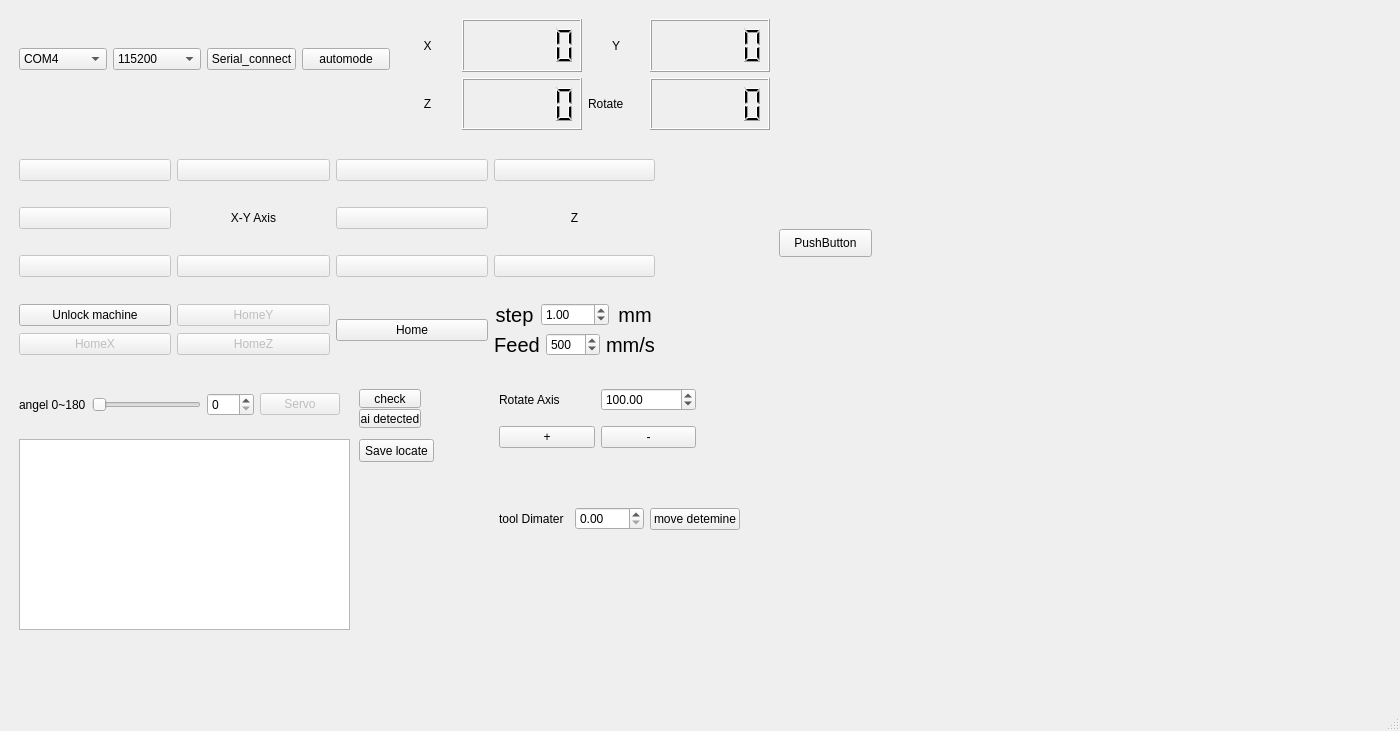
<?xml version="1.0" encoding="UTF-8"?>
<ui version="4.0">
 <class>MainWindow</class>
 <widget class="QMainWindow" name="MainWindow">
  <property name="geometry">
   <rect>
    <x>0</x>
    <y>0</y>
    <width>1400</width>
    <height>731</height>
   </rect>
  </property>
  <property name="windowTitle">
   <string>MainWindow</string>
  </property>
  <widget class="QWidget" name="centralwidget">
   <layout class="QGridLayout" name="gridLayout_2">
    <item row="0" column="0">
     <layout class="QHBoxLayout" name="test">
      <item>
       <widget class="QWidget" name="test_widget" native="true">
        <widget class="QTextEdit" name="textEditReceived2">
         <property name="geometry">
          <rect>
           <x>10</x>
           <y>430</y>
           <width>331</width>
           <height>191</height>
          </rect>
         </property>
        </widget>
        <widget class="QPushButton" name="check_btn">
         <property name="geometry">
          <rect>
           <x>350</x>
           <y>380</y>
           <width>62</width>
           <height>19</height>
          </rect>
         </property>
         <property name="text">
          <string>check</string>
         </property>
        </widget>
        <widget class="QWidget" name="gridLayoutWidget">
         <property name="geometry">
          <rect>
           <x>10</x>
           <y>130</y>
           <width>636</width>
           <height>240</height>
          </rect>
         </property>
         <layout class="QGridLayout" name="gridLayout">
          <item row="0" column="2">
           <widget class="QPushButton" name="right_up">
            <property name="enabled">
             <bool>false</bool>
            </property>
            <property name="text">
             <string/>
            </property>
            <property name="icon">
             <iconset resource="../images/icon.qrc">
              <normaloff>:/icon/arrow_right_up.png</normaloff>:/icon/arrow_right_up.png</iconset>
            </property>
            <property name="iconSize">
             <size>
              <width>30</width>
              <height>30</height>
             </size>
            </property>
           </widget>
          </item>
          <item row="0" column="0">
           <widget class="QPushButton" name="left_up">
            <property name="enabled">
             <bool>false</bool>
            </property>
            <property name="text">
             <string/>
            </property>
            <property name="icon">
             <iconset resource="../images/icon.qrc">
              <normaloff>:/icon/arrow_left_up.png</normaloff>:/icon/arrow_left_up.png</iconset>
            </property>
            <property name="iconSize">
             <size>
              <width>30</width>
              <height>30</height>
             </size>
            </property>
           </widget>
          </item>
          <item row="0" column="1">
           <widget class="QPushButton" name="yAxisup">
            <property name="enabled">
             <bool>false</bool>
            </property>
            <property name="text">
             <string/>
            </property>
            <property name="icon">
             <iconset resource="../images/icon.qrc">
              <normaloff>:/icon/arrow-up-b.png</normaloff>:/icon/arrow-up-b.png</iconset>
            </property>
            <property name="iconSize">
             <size>
              <width>100</width>
              <height>30</height>
             </size>
            </property>
            <property name="shortcut">
             <string/>
            </property>
           </widget>
          </item>
          <item row="3" column="1">
           <widget class="QPushButton" name="yAxisdown">
            <property name="enabled">
             <bool>false</bool>
            </property>
            <property name="text">
             <string/>
            </property>
            <property name="icon">
             <iconset resource="../images/icon.qrc">
              <normaloff>:/icon/arrow-down-b.png</normaloff>:/icon/arrow-down-b.png</iconset>
            </property>
            <property name="iconSize">
             <size>
              <width>30</width>
              <height>30</height>
             </size>
            </property>
           </widget>
          </item>
          <item row="1" column="2">
           <widget class="QPushButton" name="xAxisrigh">
            <property name="enabled">
             <bool>false</bool>
            </property>
            <property name="text">
             <string/>
            </property>
            <property name="icon">
             <iconset resource="../images/icon.qrc">
              <normaloff>:/icon/arrow-right-b.png</normaloff>:/icon/arrow-right-b.png</iconset>
            </property>
            <property name="iconSize">
             <size>
              <width>30</width>
              <height>30</height>
             </size>
            </property>
           </widget>
          </item>
          <item row="1" column="0">
           <widget class="QPushButton" name="xAxisleft">
            <property name="enabled">
             <bool>false</bool>
            </property>
            <property name="text">
             <string/>
            </property>
            <property name="icon">
             <iconset resource="../images/icon.qrc">
              <normaloff>:/icon/arrow-left-b.png</normaloff>:/icon/arrow-left-b.png</iconset>
            </property>
            <property name="iconSize">
             <size>
              <width>30</width>
              <height>30</height>
             </size>
            </property>
           </widget>
          </item>
          <item row="1" column="1">
           <widget class="QLabel" name="label_7">
            <property name="text">
             <string>X-Y Axis</string>
            </property>
            <property name="alignment">
             <set>Qt::AlignCenter</set>
            </property>
           </widget>
          </item>
          <item row="1" column="3">
           <widget class="QLabel" name="label_6">
            <property name="text">
             <string>Z</string>
            </property>
            <property name="alignment">
             <set>Qt::AlignCenter</set>
            </property>
           </widget>
          </item>
          <item row="0" column="3">
           <widget class="QPushButton" name="zupButton">
            <property name="enabled">
             <bool>false</bool>
            </property>
            <property name="text">
             <string/>
            </property>
            <property name="icon">
             <iconset resource="../images/icon.qrc">
              <normaloff>:/icon/arrow-up-a.png</normaloff>:/icon/arrow-up-a.png</iconset>
            </property>
            <property name="iconSize">
             <size>
              <width>30</width>
              <height>30</height>
             </size>
            </property>
           </widget>
          </item>
          <item row="3" column="2">
           <widget class="QPushButton" name="right_down">
            <property name="enabled">
             <bool>false</bool>
            </property>
            <property name="text">
             <string/>
            </property>
            <property name="icon">
             <iconset resource="../images/icon.qrc">
              <normaloff>:/icon/arrow_right_down.png</normaloff>:/icon/arrow_right_down.png</iconset>
            </property>
            <property name="iconSize">
             <size>
              <width>30</width>
              <height>30</height>
             </size>
            </property>
           </widget>
          </item>
          <item row="3" column="0">
           <widget class="QPushButton" name="left_down">
            <property name="enabled">
             <bool>false</bool>
            </property>
            <property name="text">
             <string/>
            </property>
            <property name="icon">
             <iconset resource="../images/icon.qrc">
              <normaloff>:/icon/arrow_leftdown.png</normaloff>:/icon/arrow_leftdown.png</iconset>
            </property>
            <property name="iconSize">
             <size>
              <width>30</width>
              <height>30</height>
             </size>
            </property>
           </widget>
          </item>
          <item row="3" column="3">
           <widget class="QPushButton" name="zdownButton">
            <property name="enabled">
             <bool>false</bool>
            </property>
            <property name="text">
             <string/>
            </property>
            <property name="icon">
             <iconset resource="../images/icon.qrc">
              <normaloff>:/icon/arrow-down-a.png</normaloff>:/icon/arrow-down-a.png</iconset>
            </property>
            <property name="iconSize">
             <size>
              <width>30</width>
              <height>30</height>
             </size>
            </property>
           </widget>
          </item>
          <item row="4" column="2">
           <widget class="QPushButton" name="machine_home_btn">
            <property name="text">
             <string>Home</string>
            </property>
           </widget>
          </item>
          <item row="4" column="1">
           <layout class="QVBoxLayout" name="verticalLayout_2">
            <item>
             <widget class="QPushButton" name="machine_homey_btn">
              <property name="enabled">
               <bool>false</bool>
              </property>
              <property name="text">
               <string>HomeY</string>
              </property>
             </widget>
            </item>
            <item>
             <widget class="QPushButton" name="machine_homez_btn">
              <property name="enabled">
               <bool>false</bool>
              </property>
              <property name="text">
               <string>HomeZ</string>
              </property>
             </widget>
            </item>
           </layout>
          </item>
          <item row="4" column="0">
           <layout class="QVBoxLayout" name="verticalLayout_3">
            <item>
             <widget class="QPushButton" name="unlockMachine">
              <property name="palette">
               <palette>
                <active>
                 <colorrole role="ButtonText">
                  <brush brushstyle="SolidPattern">
                   <color alpha="255">
                    <red>0</red>
                    <green>0</green>
                    <blue>0</blue>
                   </color>
                  </brush>
                 </colorrole>
                </active>
                <inactive>
                 <colorrole role="ButtonText">
                  <brush brushstyle="SolidPattern">
                   <color alpha="255">
                    <red>0</red>
                    <green>0</green>
                    <blue>0</blue>
                   </color>
                  </brush>
                 </colorrole>
                </inactive>
                <disabled>
                 <colorrole role="ButtonText">
                  <brush brushstyle="SolidPattern">
                   <color alpha="255">
                    <red>30</red>
                    <green>159</green>
                    <blue>131</blue>
                   </color>
                  </brush>
                 </colorrole>
                </disabled>
               </palette>
              </property>
              <property name="text">
               <string>Unlock machine</string>
              </property>
             </widget>
            </item>
            <item>
             <widget class="QPushButton" name="machine_homex_btn">
              <property name="enabled">
               <bool>false</bool>
              </property>
              <property name="text">
               <string>HomeX</string>
              </property>
             </widget>
            </item>
           </layout>
          </item>
          <item row="4" column="3">
           <layout class="QVBoxLayout" name="verticalLayout_4">
            <item>
             <layout class="QHBoxLayout" name="horizontalLayout_4">
              <item>
               <widget class="QLabel" name="label_11">
                <property name="font">
                 <font>
                  <pointsize>15</pointsize>
                 </font>
                </property>
                <property name="text">
                 <string>step</string>
                </property>
                <property name="alignment">
                 <set>Qt::AlignCenter</set>
                </property>
               </widget>
              </item>
              <item>
               <widget class="QDoubleSpinBox" name="stepbox">
                <property name="minimum">
                 <double>-100.000000000000000</double>
                </property>
                <property name="value">
                 <double>1.000000000000000</double>
                </property>
               </widget>
              </item>
              <item>
               <widget class="QLabel" name="label_12">
                <property name="font">
                 <font>
                  <pointsize>15</pointsize>
                 </font>
                </property>
                <property name="text">
                 <string>mm</string>
                </property>
                <property name="alignment">
                 <set>Qt::AlignCenter</set>
                </property>
               </widget>
              </item>
             </layout>
            </item>
            <item>
             <layout class="QHBoxLayout" name="horizontalLayout_6">
              <item>
               <widget class="QLabel" name="label_13">
                <property name="font">
                 <font>
                  <pointsize>15</pointsize>
                 </font>
                </property>
                <property name="text">
                 <string>Feed</string>
                </property>
                <property name="alignment">
                 <set>Qt::AlignCenter</set>
                </property>
               </widget>
              </item>
              <item>
               <widget class="QSpinBox" name="feedbox">
                <property name="minimum">
                 <number>0</number>
                </property>
                <property name="maximum">
                 <number>2000</number>
                </property>
                <property name="singleStep">
                 <number>0</number>
                </property>
                <property name="value">
                 <number>500</number>
                </property>
               </widget>
              </item>
              <item>
               <widget class="QLabel" name="label_14">
                <property name="font">
                 <font>
                  <pointsize>15</pointsize>
                 </font>
                </property>
                <property name="text">
                 <string>mm/s</string>
                </property>
                <property name="alignment">
                 <set>Qt::AlignCenter</set>
                </property>
               </widget>
              </item>
             </layout>
            </item>
           </layout>
          </item>
         </layout>
        </widget>
        <widget class="QWidget" name="horizontalLayoutWidget_3">
         <property name="geometry">
          <rect>
           <x>10</x>
           <y>10</y>
           <width>371</width>
           <height>80</height>
          </rect>
         </property>
         <layout class="QHBoxLayout" name="horizontalLayout_5">
          <item>
           <widget class="QComboBox" name="com_comboBox">
            <item>
             <property name="text">
              <string>COM4</string>
             </property>
            </item>
            <item>
             <property name="text">
              <string>COM7</string>
             </property>
            </item>
            <item>
             <property name="text">
              <string>COM6</string>
             </property>
            </item>
            <item>
             <property name="text">
              <string>COM3</string>
             </property>
            </item>
           </widget>
          </item>
          <item>
           <widget class="QComboBox" name="serial_comboBox">
            <item>
             <property name="text">
              <string>115200</string>
             </property>
            </item>
           </widget>
          </item>
          <item>
           <widget class="QPushButton" name="test_focus_btn">
            <property name="text">
             <string>Serial_connect</string>
            </property>
           </widget>
          </item>
          <item>
           <widget class="QPushButton" name="automode_btn">
            <property name="text">
             <string>automode</string>
            </property>
           </widget>
          </item>
         </layout>
        </widget>
        <widget class="QWidget" name="horizontalLayoutWidget">
         <property name="geometry">
          <rect>
           <x>10</x>
           <y>370</y>
           <width>321</width>
           <height>51</height>
          </rect>
         </property>
         <layout class="QHBoxLayout" name="horizontalLayout_3">
          <item>
           <widget class="QLabel" name="label">
            <property name="text">
             <string>angel 0~180</string>
            </property>
           </widget>
          </item>
          <item>
           <widget class="QSlider" name="servo_slider">
            <property name="enabled">
             <bool>false</bool>
            </property>
            <property name="maximum">
             <number>180</number>
            </property>
            <property name="singleStep">
             <number>5</number>
            </property>
            <property name="orientation">
             <enum>Qt::Horizontal</enum>
            </property>
           </widget>
          </item>
          <item>
           <widget class="QSpinBox" name="servo_spin">
            <property name="maximum">
             <number>180</number>
            </property>
           </widget>
          </item>
          <item>
           <widget class="QPushButton" name="run_servo">
            <property name="enabled">
             <bool>false</bool>
            </property>
            <property name="text">
             <string>Servo</string>
            </property>
           </widget>
          </item>
         </layout>
        </widget>
        <widget class="QPushButton" name="ai_detected_btn">
         <property name="geometry">
          <rect>
           <x>350</x>
           <y>400</y>
           <width>62</width>
           <height>19</height>
          </rect>
         </property>
         <property name="text">
          <string>ai detected</string>
         </property>
        </widget>
        <widget class="QWidget" name="verticalLayoutWidget">
         <property name="geometry">
          <rect>
           <x>390</x>
           <y>10</y>
           <width>371</width>
           <height>111</height>
          </rect>
         </property>
         <layout class="QVBoxLayout" name="verticalLayout_5">
          <item>
           <layout class="QHBoxLayout" name="horizontalLayout_7">
            <item>
             <widget class="QLabel" name="label_2">
              <property name="text">
               <string>X</string>
              </property>
              <property name="alignment">
               <set>Qt::AlignCenter</set>
              </property>
             </widget>
            </item>
            <item>
             <widget class="QLCDNumber" name="x_lcdNumber">
              <property name="enabled">
               <bool>true</bool>
              </property>
              <property name="minimumSize">
               <size>
                <width>120</width>
                <height>0</height>
               </size>
              </property>
              <property name="smallDecimalPoint">
               <bool>true</bool>
              </property>
              <property name="value" stdset="0">
               <double>0.000000000000000</double>
              </property>
             </widget>
            </item>
            <item>
             <widget class="QLabel" name="label_3">
              <property name="text">
               <string>Y</string>
              </property>
              <property name="alignment">
               <set>Qt::AlignCenter</set>
              </property>
             </widget>
            </item>
            <item>
             <widget class="QLCDNumber" name="y_lcdNumber">
              <property name="minimumSize">
               <size>
                <width>120</width>
                <height>0</height>
               </size>
              </property>
              <property name="smallDecimalPoint">
               <bool>true</bool>
              </property>
             </widget>
            </item>
           </layout>
          </item>
          <item>
           <layout class="QHBoxLayout" name="horizontalLayout_12">
            <item>
             <widget class="QLabel" name="label_4">
              <property name="text">
               <string>Z</string>
              </property>
              <property name="alignment">
               <set>Qt::AlignCenter</set>
              </property>
             </widget>
            </item>
            <item>
             <widget class="QLCDNumber" name="z_lcdNumber">
              <property name="minimumSize">
               <size>
                <width>120</width>
                <height>0</height>
               </size>
              </property>
              <property name="smallDecimalPoint">
               <bool>true</bool>
              </property>
             </widget>
            </item>
            <item>
             <widget class="QLabel" name="label_8">
              <property name="text">
               <string>Rotate</string>
              </property>
             </widget>
            </item>
            <item>
             <widget class="QLCDNumber" name="rotate_lcd">
              <property name="minimumSize">
               <size>
                <width>120</width>
                <height>0</height>
               </size>
              </property>
              <property name="smallDecimalPoint">
               <bool>true</bool>
              </property>
              <property name="digitCount">
               <number>5</number>
              </property>
              <property name="value" stdset="0">
               <double>0.000000000000000</double>
              </property>
             </widget>
            </item>
           </layout>
          </item>
         </layout>
        </widget>
        <widget class="QWidget" name="verticalLayoutWidget_2">
         <property name="geometry">
          <rect>
           <x>490</x>
           <y>370</y>
           <width>197</width>
           <height>80</height>
          </rect>
         </property>
         <layout class="QVBoxLayout" name="verticalLayout_6">
          <item>
           <layout class="QHBoxLayout" name="horizontalLayout_10">
            <item>
             <widget class="QLabel" name="label_5">
              <property name="text">
               <string>Rotate Axis</string>
              </property>
             </widget>
            </item>
            <item>
             <widget class="QDoubleSpinBox" name="rotate_spinbox">
              <property name="maximum">
               <double>2000.000000000000000</double>
              </property>
              <property name="value">
               <double>100.000000000000000</double>
              </property>
             </widget>
            </item>
           </layout>
          </item>
          <item>
           <layout class="QHBoxLayout" name="horizontalLayout_11">
            <item>
             <widget class="QPushButton" name="move_btn_posstive">
              <property name="text">
               <string>+</string>
              </property>
             </widget>
            </item>
            <item>
             <widget class="QPushButton" name="move_btn_negtive">
              <property name="text">
               <string>-</string>
              </property>
             </widget>
            </item>
           </layout>
          </item>
         </layout>
        </widget>
        <widget class="QLabel" name="image1">
         <property name="geometry">
          <rect>
           <x>960</x>
           <y>30</y>
           <width>400</width>
           <height>300</height>
          </rect>
         </property>
         <property name="maximumSize">
          <size>
           <width>400</width>
           <height>300</height>
          </size>
         </property>
         <property name="text">
          <string/>
         </property>
        </widget>
        <widget class="QLabel" name="image2">
         <property name="geometry">
          <rect>
           <x>960</x>
           <y>330</y>
           <width>400</width>
           <height>300</height>
          </rect>
         </property>
         <property name="maximumSize">
          <size>
           <width>400</width>
           <height>300</height>
          </size>
         </property>
         <property name="text">
          <string/>
         </property>
        </widget>
        <widget class="QPushButton" name="save_locate_btn">
         <property name="geometry">
          <rect>
           <x>350</x>
           <y>430</y>
           <width>75</width>
           <height>23</height>
          </rect>
         </property>
         <property name="text">
          <string>Save locate</string>
         </property>
        </widget>
        <widget class="QWidget" name="horizontalLayoutWidget_2">
         <property name="geometry">
          <rect>
           <x>490</x>
           <y>470</y>
           <width>241</width>
           <height>80</height>
          </rect>
         </property>
         <layout class="QHBoxLayout" name="horizontalLayout">
          <item>
           <widget class="QLabel" name="label_9">
            <property name="text">
             <string>tool Dimater</string>
            </property>
           </widget>
          </item>
          <item>
           <widget class="QDoubleSpinBox" name="tool_dim_double"/>
          </item>
          <item>
           <widget class="QPushButton" name="pushButton">
            <property name="text">
             <string>move detemine</string>
            </property>
           </widget>
          </item>
         </layout>
        </widget>
        <widget class="QPushButton" name="testbtn">
         <property name="geometry">
          <rect>
           <x>770</x>
           <y>220</y>
           <width>93</width>
           <height>28</height>
          </rect>
         </property>
         <property name="text">
          <string>PushButton</string>
         </property>
        </widget>
       </widget>
      </item>
     </layout>
    </item>
   </layout>
  </widget>
  <widget class="QMenuBar" name="menubar">
   <property name="geometry">
    <rect>
     <x>0</x>
     <y>0</y>
     <width>1400</width>
     <height>25</height>
    </rect>
   </property>
  </widget>
  <widget class="QStatusBar" name="statusbar"/>
 </widget>
 <resources>
  <include location="../images/icon.qrc"/>
 </resources>
 <connections/>
</ui>
